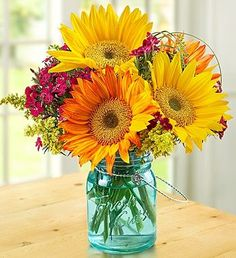
%> input picture flowers.jpg, 236 x 258 px
$ octave --eval "displayRGB('flowers.jpg');"   (GNU Octave 9; MATLAB toolbox functions it lacks are replaced by stand-ins)
%> lines starting %> are read from the running program, lines starting %| are printed output that depends on the picture
function [  ] = displayRGB( filename )
%> called with filename = 'flowers.jpg'
%UNTITLED Summary of this function goes here
%   Detailed explanation goes here
img = imread(filename);
%> img is the input picture: size 258x236x3 uint8; mean R, G, B 205.7, 182.2, 116.1

red = img(:,:,1); % Red channel
green = img(:,:,2); % Green channel
blue = img(:,:,3); % Blue channel
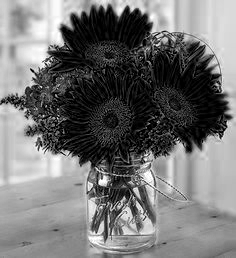
%> blue: size 258x236 uint8; min 0, max 255, mean 116.1

a = zeros(size(img, 1), size(img, 2));

just_red = cat(3, red, a, blue);
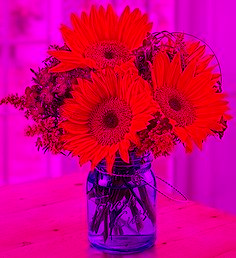
%> just_red: size 258x236x3 uint8; mean R, G, B 205.7, 0, 116.1
just_green = cat(3, a, green, a);
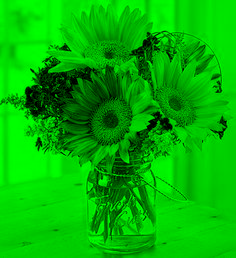
%> just_green: size 258x236x3 uint8; mean R, G, B 0, 182.2, 0
just_blue = cat(3, a, a, blue);
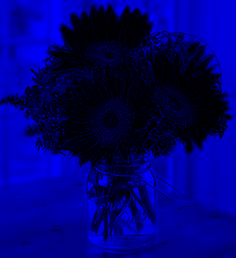
%> just_blue: size 258x236x3 uint8; mean R, G, B 0, 0, 116.1
joined_img1 = cat(2, img, just_red);
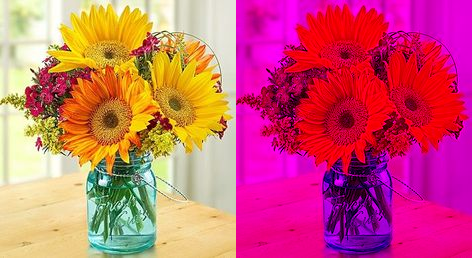
%> joined_img1: size 258x472x3 uint8; mean R, G, B 205.7, 91.1, 116.1
joined_img2 = cat(2, just_green, just_blue);
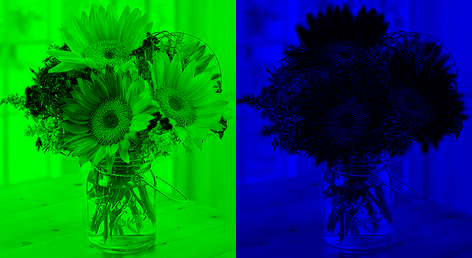
%> joined_img2: size 258x472x3 uint8; mean R, G, B 0, 91.1, 58.1
joined_img = cat(1, joined_img1, joined_img2);
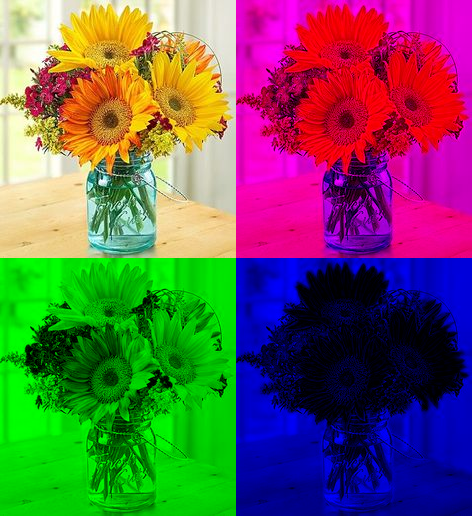
%> joined_img: size 516x472x3 uint8; mean R, G, B 102.9, 91.1, 87.1


% figure, imshow(img), title('Original image')
 figure, imshow(joined_img), title('final')
% figure, imshow(just_green), title('Green channel')
% figure, imshow(just_blue), title('Blue channel')
% figure, imshow(back_to_original_img), title('Back to original image')


end
